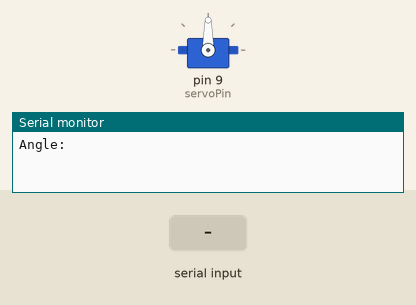
Bench run of a sketch on a simulated Arduino Uno, built with avr-gcc and run on an emulated ATmega328P. Parts: servo, the last lines printed to the serial monitor. The test bench sets the inputs (shaded band).

Above: at 1.2 s.
1.3 s: "30,150\n" received over Serial
At 3.5 s:
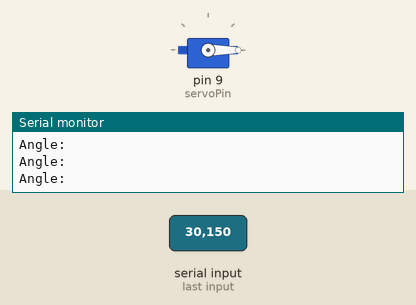
3.8 s: "90,45\n" received over Serial
At 4.6 s:
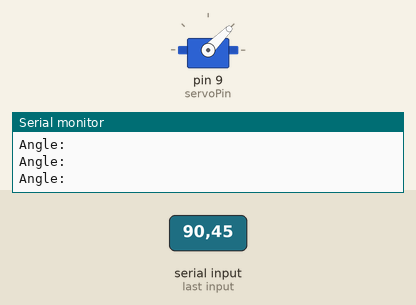
6.3 s: "200\n" received over Serial
At 6.6 s:
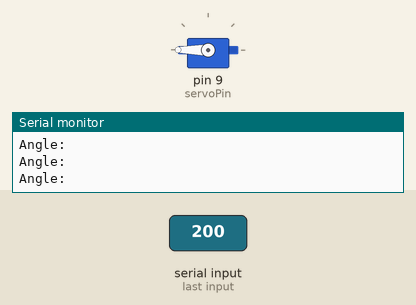
Timing chart, 0 to 9.3 s (numbered marks = the images above; inputs shaded):
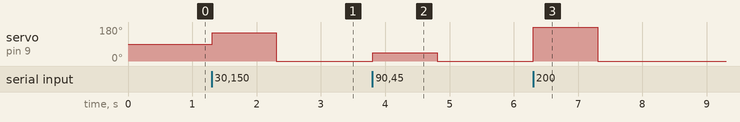

Measured:
- after the input at 1.3 s, servo on pin 9 (servoPin): 90° → 150° at once, → 0° 1.0 s later
- after the input at 3.8 s, servo on pin 9 (servoPin): 0° → 45° at once, → 0° 1.0 s later
- after the input at 6.3 s, servo on pin 9 (servoPin): 0° → 180° at once, → 0° 1.0 s later

The sketch:

ArduinoMotorController.ino
```cpp
#include <Servo.h>
int servoPin=9;
Servo myServo;
void setup() {
Serial.begin(9600);
myServo.attach(servoPin);
}
void loop() {
  Serial.println("Angle:");
  while(Serial.available()==0){
  }
  int servoPos=Serial.parseInt();
myServo.write(servoPos);
}
```
